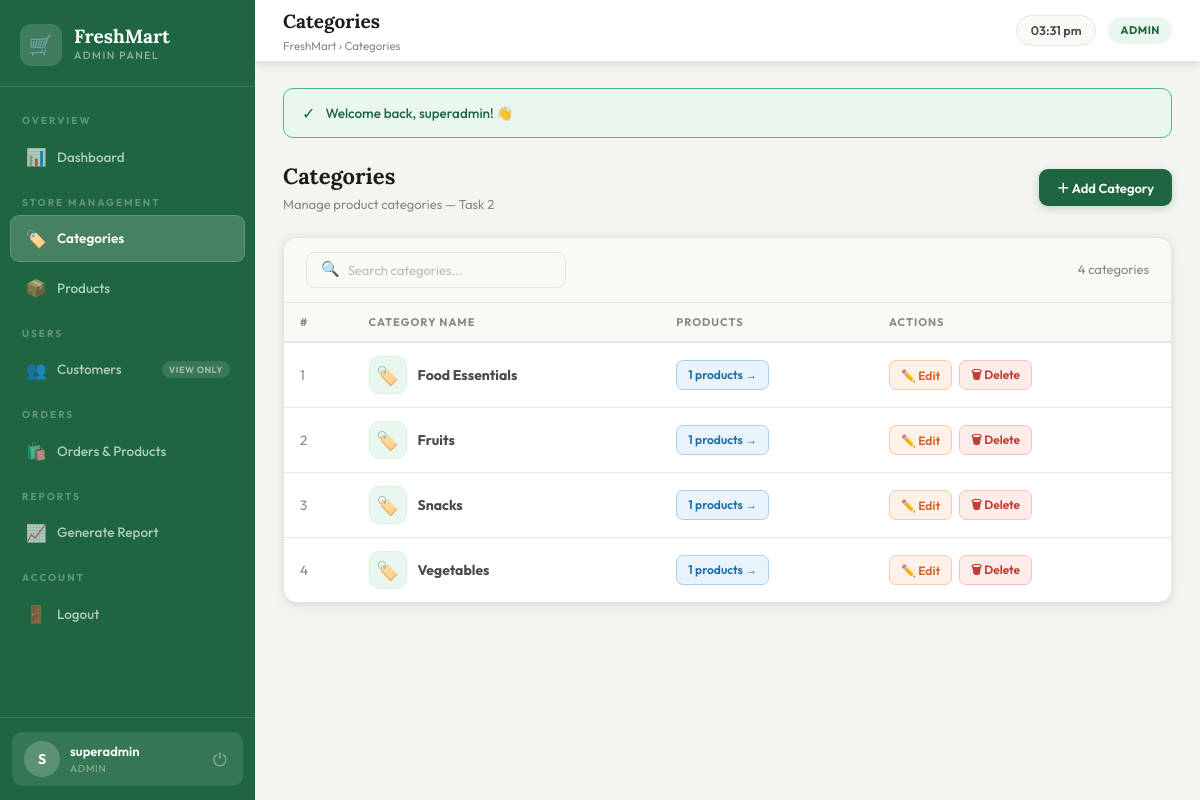
The app's page /admin/pages/categories.php (signed in) with its own data.
### tables this page shows
CREATE TABLE IF NOT EXISTS categories (
    category_id INT PRIMARY KEY AUTO_INCREMENT,
    category_name VARCHAR(255) NOT NULL UNIQUE
);

### admin/pages/categories.php (the view, shortened to what this page needs)
<?php
require_once '../includes/auth.php';
$db = getDB();
$search = sanitize($_GET['search'] ?? '');
$where  = $search ? "WHERE c.category_name LIKE '%$search%'" : '';
$result = $db->query("
    SELECT c.*, COUNT(p.product_id) pcount
    FROM categories c LEFT JOIN products p ON c.category_id = p.category_id
    $where GROUP BY c.category_id ORDER BY c.category_name
");
$rows = [];
while ($r = $result->fetch_assoc()) $rows[] = $r;
require_once '../includes/header.php';
?>
<div class="page-head">
    <div>
        <h2>Categories</h2>
        <p>Manage product categories — Task 2</p>
    </div>
    <button class="btn btn-primary" onclick="openModal('addModal')">＋ Add Category</button>
</div>
<div class="card">
    <div class="filters-row">
        <form method="GET" style="display:flex;gap:10px;align-items:center">
            <div class="search-bar">
                <span class="si">🔍</span>
                <input type="text" name="search" placeholder="Search categories..." value="<?= $search ?>">
            </div>
        </form>
        <span style="margin-left:auto;font-size:13px;color:var(--text3)"><?= count($rows) ?> categories</span>
    </div>
    <div class="table-wrap">
        <table>
            <thead><tr><th>#</th><th>Category Name</th><th>Products</th><th>Actions</th></tr></thead>
            <tbody>
            <?php if (empty($rows)): ?>
                <tr><td colspan="4"><div class="empty-state"><div class="ei">🏷️</div><p>No categories yet</p></div></td></tr>
            <?php else: $i=1; foreach ($rows as $c): ?>
            <tr>
                <td style="color:var(--text3)"><?= $i++ ?></td>
                <td>
                    <div style="display:flex;align-items:center;gap:11px">
                        <div style="width:38px;height:38px;background:var(--green-bg);border:1px solid var(--green-lt);border-radius:10px;display:flex;align-items:center;justify-content:center;font-size:18px">🏷️</div>
                        <strong style="font-size:14px"><?= sanitize($c['category_name']) ?></strong>
                    </div>
                </td>
                <td>
                    <a href="products.php?category=<?= $c['category_id'] ?>" class="btn btn-blue btn-sm">
                        <?= $c['pcount'] ?> products →
                    </a>
                </td>
                <td>
                    <div style="display:flex;gap:7px">
                        <button class="btn btn-orange btn-sm"
                            onclick="editCat(<?= $c['category_id'] ?>,'<?= addslashes(sanitize($c['category_name'])) ?>')">
                            ✏️ Edit
                        </button>
                        <a href="categories.php?delete=<?= $c['category_id'] ?>"
                           class="btn btn-danger btn-sm"
                           onclick="return confirm('Delete \'<?= addslashes(sanitize($c['category_name'])) ?>\'?')">
                           🗑 Delete
                        </a>
                    </div>
                </td>
            </tr>
            <?php endforeach; endif; ?>
            </tbody>
        </table>
    </div>
</div>
<?php require_once '../includes/footer.php'; ?>

### admin/style.css (style rules this page uses)
:root { --bg: #f5f5f0; --surface: #ffffff; --surface2: #f9f9f6; --border: #e8e4de; --border2: #d5cfc6; --green: #1e6641; --green2: #2d8653; --green3: #52b788; --green-bg: #eaf7ef; --green-lt: #d8f3e4; --text: #1c1c1c; --text2: #4a4a4a; --text3: #888; --text4: #bbb; --orange: #d4622a; --orange-bg: #fff0e8; --red: #c0392b; --red-bg: #fdecea; --blue: #1a6fa8; --blue-bg: #e8f3fb; --yellow: #b78000; --yellow-bg: #fff8e1; --purple: #6b3fa0; --purple-bg: #f2eafa; --sidebar-w: 255px; --topbar-h: 62px; --radius: 10px; --radius-lg: 14px; --shadow: 0 1px 6px rgba(0,0,0,.07), 0 4px 16px rgba(0,0,0,.05); --shadow-lg: 0 4px 24px rgba(0,0,0,.12); --font: 'Outfit', sans-serif; --font-s: 'Lora', serif; }
*, *::before, *::after { margin:0; padding:0; box-sizing:border-box; }
body { font-family:var(--font); background:var(--bg); color:var(--text); min-height:100vh; display:flex; font-size:14px; line-height:1.5; }
a { text-decoration:none; color:inherit; }
button { font-family:var(--font); }
.page-head { display: flex; align-items: center; justify-content: space-between; margin-bottom: 22px; }
.page-head h2 { font-family: var(--font-s); font-size: 22px; font-weight: 700; }
.page-head p { font-size: 13px; color: var(--text3); margin-top: 2px; }
.card { background: var(--surface); border: 1px solid var(--border); border-radius: var(--radius-lg); box-shadow: var(--shadow); overflow: hidden; }
.table-wrap { overflow-x: auto; }
table { width: 100%; border-collapse: collapse; font-size: 13.5px; }
thead tr { background: var(--surface2); border-bottom: 2px solid var(--border); }
th { padding: 11px 16px; text-align: left; font-size: 11px; font-weight: 700; letter-spacing: 1px; text-transform: uppercase; color: var(--text3); white-space: nowrap; }
td { padding: 13px 16px; border-bottom: 1px solid var(--border); vertical-align: middle; color: var(--text2); }
tbody tr:last-child td { border-bottom: none; }
.btn { display: inline-flex; align-items: center; gap: 7px; padding: 9px 18px; border-radius: 9px; border: none; cursor: pointer; font-family: var(--font); font-size: 13px; font-weight: 600; transition: all .17s; text-decoration: none; white-space: nowrap; }
.btn-primary { background: var(--green); color: #fff; box-shadow: 0 2px 8px rgba(30,102,65,.25); }
.btn-danger { background: var(--red-bg); color: var(--red); border: 1px solid #f5c2c0; }
.btn-orange { background: var(--orange-bg); color: var(--orange); border: 1px solid #f5c9ae; }
.btn-blue { background: var(--blue-bg); color: var(--blue); border: 1px solid #a8d1ee; }
.btn-sm { padding: 5px 11px; font-size: 12px; border-radius: 7px; }
input[type=text], input[type=email], input[type=number], input[type=password], textarea, select { width: 100%; background: var(--surface2); border: 1.5px solid var(--border); border-radius: 9px; padding: 10px 14px; color: var(--text); font-family: var(--font); font-size: 14px; outline: none; transition: all .18s; }
.search-bar { display: flex; align-items: center; gap: 8px; padding: 0 14px; background: var(--surface2); border: 1.5px solid var(--border); border-radius: 9px; width: 260px; transition: all .18s; }
.search-bar .si { font-size: 15px; color: var(--text4); flex-shrink: 0; }
.search-bar input { border: none; background: transparent; padding: 9px 0; font-size: 13px; color: var(--text); outline: none; width: 100%; box-shadow: none; }
.search-bar input::placeholder { color: var(--text4); }
.filters-row { display: flex; align-items: center; gap: 10px; padding: 14px 22px; border-bottom: 1px solid var(--border); background: var(--surface2); flex-wrap: wrap; }

### records on screen
categories: category_name "Food Essentials", pcount "1"
categories: category_name "Fruits", pcount "1"
categories: category_name "Snacks", pcount "1"
categories: category_name "Vegetables", pcount "1"

### other values on screen
substr(getAdminName(),0,1) "S"
getAdminName() "superadmin"
getAdminRole() "ADMIN"
$page_title "Categories"
$role "ADMIN"
$icon "✓"
$f['msg'] "Welcome back, superadmin! 👋"
count($rows) "4"
